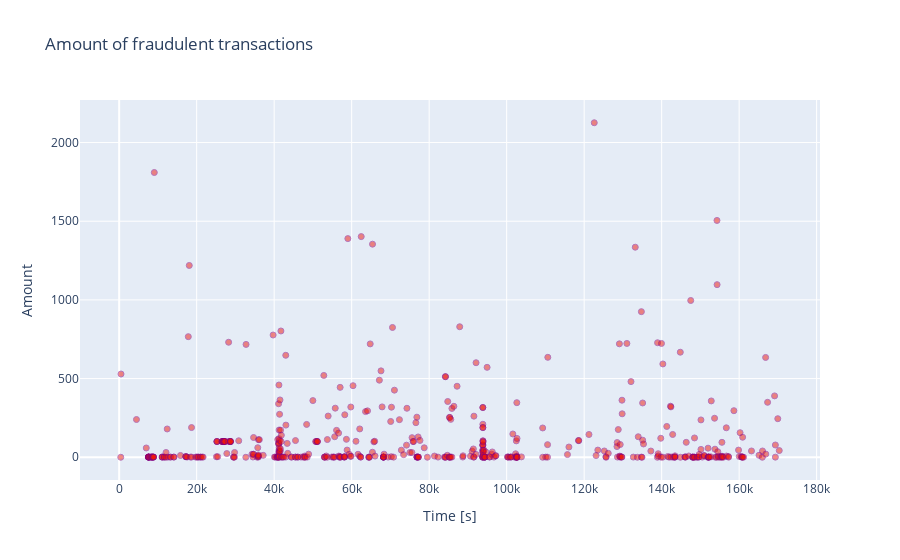

The code cell stored with this chart in its notebook:
### Code cell
fraud = data.loc[data['Class'] == 1]

trace = go.Scatter(
    x = fraud['Time'],y = fraud['Amount'],
    name="Amount",
     marker=dict(
                color='rgb(238,23,11)',
                line=dict(
                    color='Purple',
                    width=1),
                opacity=0.5,
            ),
    text= fraud['Amount'],
    mode = "markers"
)
data_df = [trace]
layout = dict(title = 'Amount of fraudulent transactions',
          xaxis = dict(title = 'Time [s]', showticklabels=True), 
          yaxis = dict(title = 'Amount'),
          hovermode='closest'
         )
fig = dict(data=data_df, layout=layout)
iplot(fig, filename='fraud-amount')

### Figure 1 — Plotly figure (JSON) as saved in the notebook; plotly's stock layout.template omitted (floating-point values rounded to 4 significant figures; data arrays with more than 128 entries replaced by an {"elided": "..."} marker saying what was removed)
{"data": [{"marker": {"color": "rgb(238,23,11)", "line": {"color": "Purple", "width": 1}, "opacity": 0.5}, "mode": "markers", "name": "Amount", "text": {"elided": "492 float values"}, "type": "scatter", "x": {"elided": "492 int values"}, "y": {"elided": "492 float values"}}], "layout": {"hovermode": "closest", "title": {"text": "Amount of fraudulent transactions"}, "xaxis": {"showticklabels": true, "title": {"text": "Time [s]"}}, "yaxis": {"title": {"text": "Amount"}}}}
